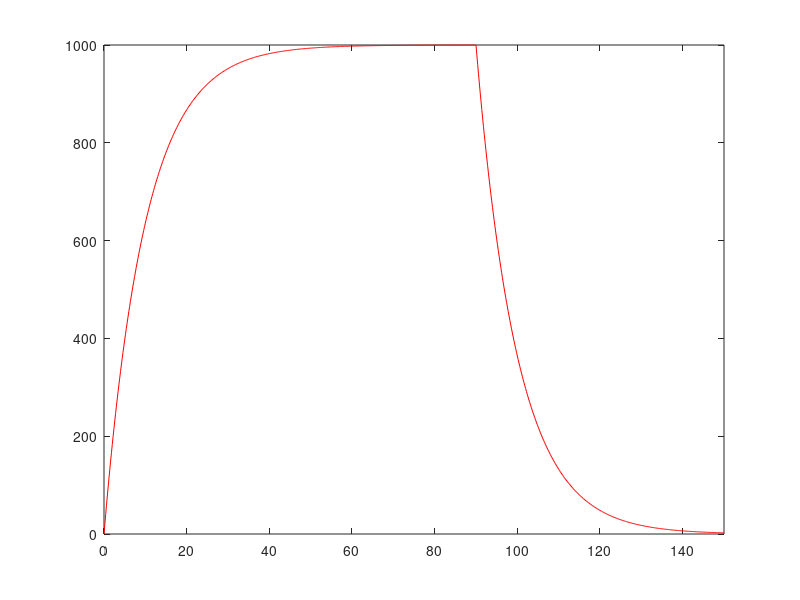

Source code (MATLAB):
% Charging and discharging curves for passive membrane patch
% R Rao 2007 
clear
% input current
I = 10; % nA

% capacitance and leak resistance

C = 0.1; % nF
R = 100; % M ohms
tau = R*C; % = 0.1*100 nF-Mohms = 100*100 pF Mohms = 10 ms
disp('(Theoretical)')

% membrane potential equation dV/dt = - V/RC + I/C

tstop = 150; % ms

V_inf = I*R; % peak V (in mV)
tau = 0; % experimental (ms)

h = 0.2; % ms (step size)

V = 0; % mV
V_trace = [V]; % mV

for t = h:h:tstop

   % Euler method: V(t+h) = V(t) + h*dV/dt
   V = V +h*(- (V/(R*C)) + (I/C));

   % Verify membrane time constant
   if (~tau && (V > 0.6321*V_inf))
     tau = t;
     disp('(Experimental)')
   end
   
   % Stop current injection 
   if (t >= 0.6*tstop)
     I = 0;
   end

   V_trace = [V_trace V];
   if ~rem(t,10)
    plot(0:h:t,V_trace,'r')
     axis([0 tstop 0 V_inf])
    drawnow
   end

end

  
